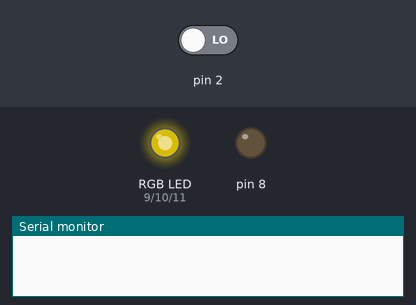
Bench run of a sketch on a simulated Arduino Uno, built with avr-gcc and run on an emulated ATmega328P. Shown: an RGB LED mixed from three pins (HIGH = lit), output pins drawn as LEDs (lit = HIGH), the last lines printed to the serial monitor. The inputs (shaded band) are chosen by the test bench; at power-on: pin 2 LOW. Dim RGB values are drawn brighter than linear.

Above: at 1.2 s.
1.3 s: pin 2 driven HIGH
At 1.65 s:
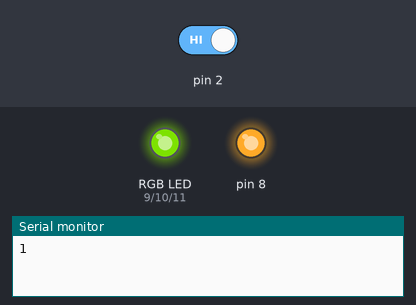
4.3 s: pin 2 driven LOW
At 4.65 s:
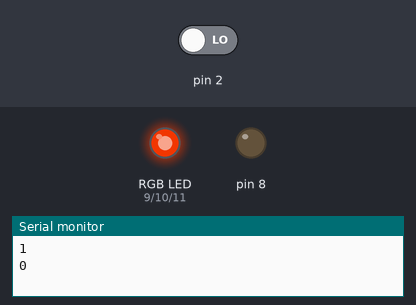
7.3 s: pin 2 driven HIGH
At 7.66 s:
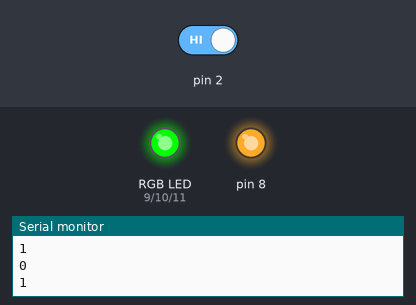
Timing chart, 0 to 30.3 s (numbered marks = the images above; inputs shaded):
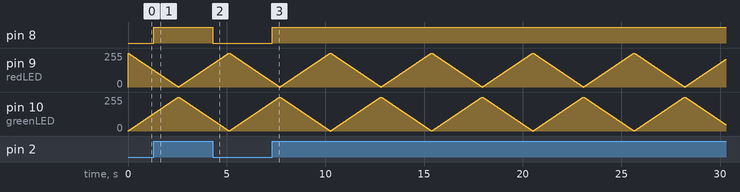

Measured:
- after the input at 1.3 s, pin 8: LOW → HIGH at once
- after the input at 4.3 s, pin 8: HIGH → LOW at once
- after the input at 7.3 s, pin 8: LOW → HIGH at once

The sketch:

Interrupt.ino
```cpp
int redLED   = 9;
int greenLED = 10;
int blueLED  = 11;

volatile int whiskerState = 0; //variable for reading whisker status

void setup(){
  pinMode(2,INPUT);
  pinMode(8,OUTPUT);
  pinMode(redLED, OUTPUT);
  pinMode(greenLED, OUTPUT);
  pinMode(blueLED, OUTPUT);
  Serial.begin(9600);
  attachInterrupt(0, whisker, CHANGE); //interrupt 0 maps to pin 2

}
void loop(){
    for (int i=0; i<256; i++) {
    analogWrite(redLED,255-i);
    analogWrite(greenLED,i);
    delay(10);

  }
  for (int i=0; i<256; i++) {
    analogWrite(redLED,i);
    analogWrite(greenLED,255-i);
    delay(10);
  }
}

void whisker(){
  whiskerState=digitalRead(2);
  digitalWrite(8, whiskerState);
  Serial.println(whiskerState);
}
```
